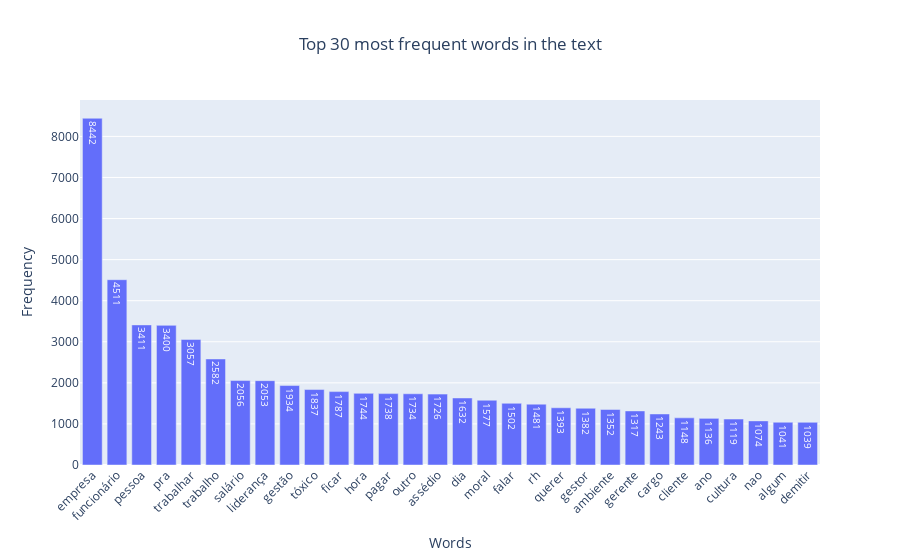

The cell this chart's notebook holds for it:
### Code cell
plot_histogram_word(denuncias_limpas_v2, 30)

### Figure 1 — Plotly figure (JSON) as saved in the notebook; plotly's stock layout.template omitted (floating-point values rounded to 4 significant figures)
{"data": [{"text": ["8442", "4511", "3411", "3400", "3057", "2582", "2056", "2053", "1934", "1837", "1787", "1744", "1738", "1734", "1726", "1632", "1577", "1502", "1481", "1393", "1382", "1352", "1317", "1243", "1148", "1136", "1119", "1074", "1041", "1039"], "textposition": "auto", "type": "bar", "x": ["empresa", "funcionário", "pessoa", "pra", "trabalhar", "trabalho", "salário", "liderança", "gestão", "tóxico", "ficar", "hora", "pagar", "outro", "assédio", "dia", "moral", "falar", "rh", "querer", "gestor", "ambiente", "gerente", "cargo", "cliente", "ano", "cultura", "nao", "algum", "demitir"], "y": [8442, 4511, 3411, 3400, 3057, 2582, 2056, 2053, 1934, 1837, 1787, 1744, 1738, 1734, 1726, 1632, 1577, 1502, 1481, 1393, 1382, 1352, 1317, 1243, 1148, 1136, 1119, 1074, 1041, 1039]}], "layout": {"title": {"text": "Top 30 most frequent words in the text", "x": 0.5}, "xaxis": {"tickangle": -45, "title": {"text": "Words"}}, "yaxis": {"title": {"text": "Frequency"}}}}
